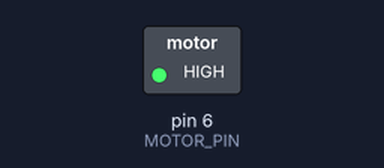
Recording of a sketch running on a simulated Arduino Uno, built with avr-gcc and run on an emulated ATmega328P. On the bench: switched loads named in the sketch (green lamp = pin HIGH).

Above: at 12.5 s.
At 102.5 s:
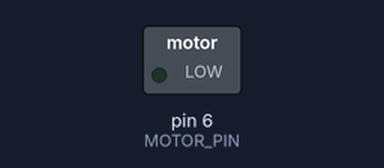
Timing chart, 0 to 120.5 s (numbered marks = the images above):
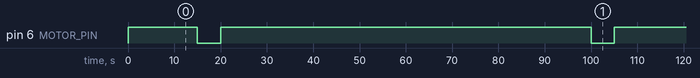

The sketch:

motorOnly.ino
```cpp
#define MOTOR_PIN   6    // Pin for the motor

void setup() {
 // Set motor pin as output
 pinMode(MOTOR_PIN, OUTPUT);
 //pinMode(LED_PIN, OUTPUT);  // Set LED pin as output
 analogWrite(MOTOR_PIN, 255); //Set motor off
 //setting it to 255 means "off" apparently


 delay(10000);
}

void loop() {


 static int count = 0;
 if (count < 30) { //run 30 times
   // Turn on LEDs (red) for 2 seconds
   analogWrite(MOTOR_PIN, 255);

   delay(5000); // LEDs stay on for 5 seconds before motor starts


   // Now turn on the motor for 5 seconds
   analogWrite(MOTOR_PIN, 0); // Turn on motor
   delay(5000); // Motor on for 5 seconds


   //turn off motor
   analogWrite(MOTOR_PIN, 255);


   // Wait for 1 minute and 15 second (75 seconds) before repeating
   delay(75000); // Wait for 1 minute before repeating the cycle

   count = count + 1;
 }
}
```

Measured:
- by itself, pin 6 (MOTOR_PIN): alternates HIGH for 80.0 s and LOW for 5.0 s
